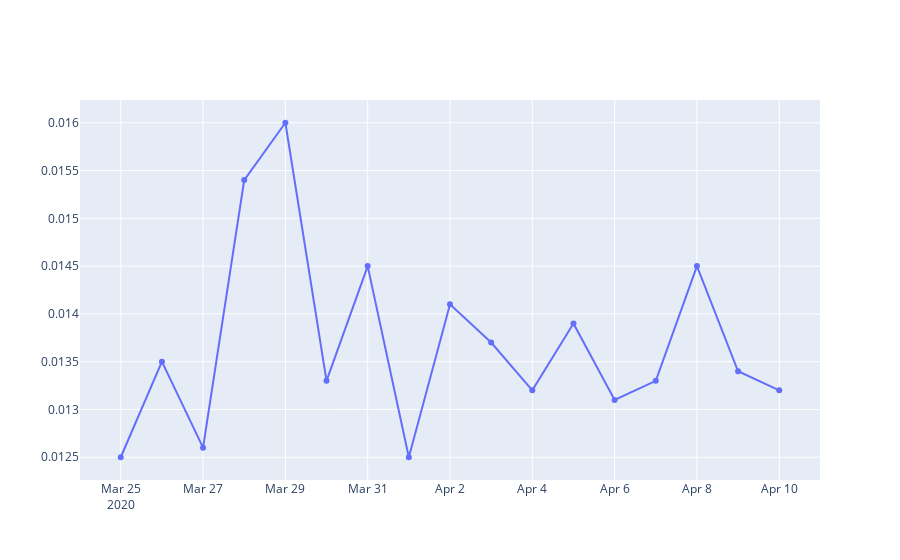

Notebook source saved alongside this figure:
### Markdown cell above
# Social Disruption

### Code cell
excel_file = '/home/manikya_varshney/Documents/Python/Yale/All Graphs/Graphs/GraphValues.xlsx'
df = pd.read_excel(excel_file)

data = [go.Scatter( x=df['Date'], y=df['Social Disruption'])]

fig = go.Figure(data)
fig.show()

plotly.offline.plot(fig, filename="/home/manikya_varshney/Documents/Python/Yale/All Graphs/Graphs/Social Disruption(Proportion).html")

### Figure 1 — Plotly figure (JSON) as saved in the notebook; plotly's stock layout.template omitted (floating-point values rounded to 4 significant figures)
{"data": [{"type": "scatter", "x": ["2020-03-25T00:00:00", "2020-03-26T00:00:00", "2020-03-27T00:00:00", "2020-03-28T00:00:00", "2020-03-29T00:00:00", "2020-03-30T00:00:00", "2020-03-31T00:00:00", "2020-04-01T00:00:00", "2020-04-02T00:00:00", "2020-04-03T00:00:00", "2020-04-04T00:00:00", "2020-04-05T00:00:00", "2020-04-06T00:00:00", "2020-04-07T00:00:00", "2020-04-08T00:00:00", "2020-04-09T00:00:00", "2020-04-10T00:00:00"], "y": [0.0125, 0.0135, 0.0126, 0.0154, 0.016, 0.0133, 0.0145, 0.0125, 0.0141, 0.0137, 0.0132, 0.0139, 0.0131, 0.0133, 0.0145, 0.0134, 0.0132]}], "layout": {}}
